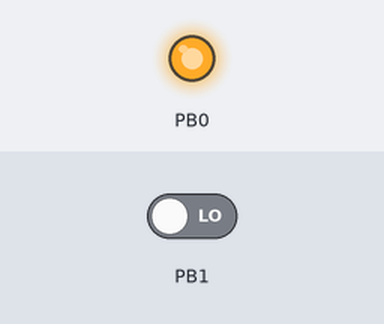
A program run on a simulated ATmega8, built with avr-gcc and emulated at 16 MHz. Parts: output pins drawn as LEDs (lit = HIGH). Dashed ring = blinking. Inputs (shaded band) come from the test bench; at power-on: PB1 LOW.

Above: at 1.8 s.
1.9 s: PB1 driven HIGH
At 2.6 s:
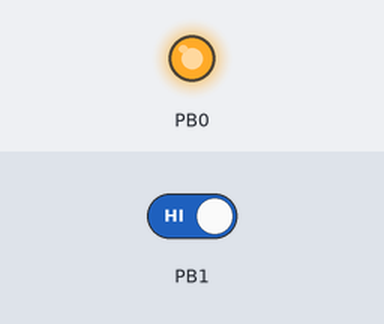
3.4 s: PB1 driven LOW
At 3.8 s:
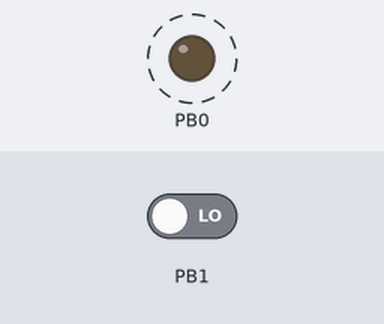
Timing chart, 0 to 12.4 s (numbered marks = the images above; inputs shaded):
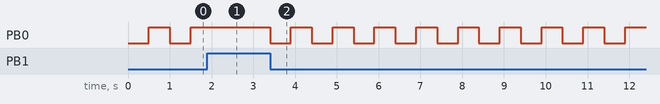

The program:

main.c
```c
/*********************************************************************************
Atmega8 LED Toggle using Push Button Program
Author : Surya Sundar Raj
*********************************************************************************/
//Specify the Functional Clock with respectie External Crystal
#define F_CPU 16000000UL
#include <avr/io.h>
#include <util/delay.h>

/*********************************************************************************
Function Name     : main
Description       : Initialize the LED pin as a OUTPUT,
					Button pin as INPUT and Toggle the LED using the Button
Parameters        : void
Return            : void
*********************************************************************************/
int main()
{
	DDRB &= ~(1<<PINB1);
	DDRB |= 1<<PINB0;
	PORTB |= 1<<PINB0;
	while(1)
	{
		if(((1<<PINB1) & PINB) == 0)
		{
			PORTB ^= 1<<PINB0;
			_delay_ms(500);
		}
	}
}

//End of the Program
```

Measured:
- after the input at 1.9 s, PB0: stays HIGH (without the input it goes to LOW after 0.10 s)
- after the input at 3.4 s, PB0: alternates HIGH for 0.50 s and LOW for 0.50 s, starting at once
